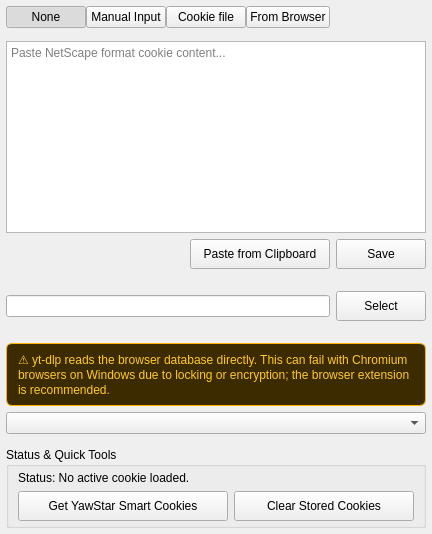
     <widget class="QWidget" name="tab_Cookies">
      <attribute name="title">
       <string>Cookies</string>
      </attribute>
      <layout class="QVBoxLayout" name="cookiesMainLayout">
       <property name="spacing">
        <number>4</number>
       </property>
       <property name="leftMargin">
        <number>6</number>
       </property>
       <property name="topMargin">
        <number>6</number>
       </property>
       <property name="rightMargin">
        <number>6</number>
       </property>
       <property name="bottomMargin">
        <number>6</number>
       </property>
       <item>
        <layout class="QHBoxLayout" name="cookiesButtonsLayout">
         <property name="spacing">
          <number>0</number>
         </property>
         <item>
          <widget class="QPushButton" name="btnNone">
           <property name="text">
            <string>None</string>
           </property>
           <property name="checkable">
            <bool>true</bool>
           </property>
           <property name="checked">
            <bool>true</bool>
           </property>
          </widget>
         </item>
         <item>
          <widget class="QPushButton" name="btnManual">
           <property name="text">
            <string>Manual Input</string>
           </property>
           <property name="checkable">
            <bool>true</bool>
           </property>
          </widget>
         </item>
         <item>
          <widget class="QPushButton" name="btnCookieFile">
           <property name="text">
            <string>Cookie file</string>
           </property>
           <property name="checkable">
            <bool>true</bool>
           </property>
          </widget>
         </item>
         <item>
          <widget class="QPushButton" name="btnFromBrowser">
           <property name="text">
            <string>From Browser</string>
           </property>
           <property name="checkable">
            <bool>true</bool>
           </property>
          </widget>
         </item>
         <item>
          <spacer name="cookieBtnSpacer">
           <property name="orientation">
            <enum>Qt::Orientation::Horizontal</enum>
           </property>
           <property name="sizeHint" stdset="0">
            <size>
             <width>0</width>
             <height>0</height>
            </size>
           </property>
          </spacer>
         </item>
        </layout>
       </item>
       <item>
        <widget class="QWidget" name="container_manual" native="true">
         <layout class="QVBoxLayout" name="manualLayout">
          <property name="leftMargin">
           <number>0</number>
          </property>
          <property name="rightMargin">
           <number>0</number>
          </property>
          <item>
           <widget class="QTextEdit" name="txt_manual_cookie">
            <property name="placeholderText">
             <string>Paste NetScape format cookie content...</string>
            </property>
           </widget>
          </item>
          <item>
           <layout class="QHBoxLayout" name="manualBtnLayout">
            <property name="spacing">
             <number>6</number>
            </property>
            <item>
             <spacer name="manualSpacer">
              <property name="orientation">
               <enum>Qt::Orientation::Horizontal</enum>
              </property>
              <property name="sizeHint" stdset="0">
               <size>
                <width>0</width>
                <height>0</height>
               </size>
              </property>
             </spacer>
            </item>
            <item>
             <widget class="QPushButton" name="btn_paste_clipboard">
              <property name="minimumSize">
               <size>
                <width>140</width>
                <height>30</height>
               </size>
              </property>
              <property name="text">
               <string>Paste from Clipboard</string>
              </property>
             </widget>
            </item>
            <item>
             <widget class="QPushButton" name="btn_save_manual">
              <property name="minimumSize">
               <size>
                <width>90</width>
                <height>30</height>
               </size>
              </property>
              <property name="text">
               <string>Save</string>
              </property>
             </widget>
            </item>
           </layout>
          </item>
         </layout>
        </widget>
       </item>
       <item>
        <widget class="QWidget" name="container_cookie_file" native="true">
         <layout class="QHBoxLayout" name="fileLayout">
          <property name="spacing">
           <number>6</number>
          </property>
          <property name="leftMargin">
           <number>0</number>
          </property>
          <property name="rightMargin">
           <number>0</number>
          </property>
          <item>
           <widget class="QLineEdit" name="inp_cookies_path"/>
          </item>
          <item>
           <widget class="QPushButton" name="btn_browse_cookies">
            <property name="minimumSize">
             <size>
              <width>90</width>
              <height>30</height>
             </size>
            </property>
            <property name="text">
             <string>Select</string>
            </property>
           </widget>
          </item>
         </layout>
        </widget>
       </item>
       <item>
        <widget class="QWidget" name="container_browser" native="true">
         <layout class="QVBoxLayout" name="browserLayout">
          <property name="leftMargin">
           <number>0</number>
          </property>
          <property name="rightMargin">
           <number>0</number>
          </property>
          <item>
           <widget class="QLabel" name="lbl_browser_warning">
            <property name="styleSheet">
             <string notr="true">background-color: #3d2b00; color: #ffca28; border: 1px solid #ffb300; border-radius: 6px; padding: 8px;</string>
            </property>
            <property name="text">
             <string>⚠️ yt-dlp reads the browser database directly. This can fail with Chromium browsers on Windows due to locking or encryption; the browser extension is recommended.</string>
            </property>
            <property name="wordWrap">
             <bool>true</bool>
            </property>
           </widget>
          </item>
          <item>
           <widget class="QComboBox" name="combo_browser"/>
          </item>
         </layout>
        </widget>
       </item>
       <item>
        <widget class="QGroupBox" name="groupCookieStatus">
         <property name="title">
          <string>Status &amp;&amp; Quick Tools</string>
         </property>
         <layout class="QVBoxLayout" name="cookieStatusVLayout">
          <property name="topMargin">
           <number>4</number>
          </property>
          <property name="bottomMargin">
           <number>4</number>
          </property>
          <item>
           <widget class="QLabel" name="lbl_cookie_status">
            <property name="text">
             <string>Status: No active cookie loaded.</string>
            </property>
           </widget>
          </item>
          <item>
           <layout class="QHBoxLayout" name="cookieToolsHLayout">
            <item>
             <widget class="QPushButton" name="btn_get_cookie_ext">
              <property name="minimumSize">
               <size>
                <width>210</width>
                <height>30</height>
               </size>
              </property>
              <property name="maximumSize">
               <size>
                <width>210</width>
                <height>16777215</height>
               </size>
              </property>
              <property name="text">
               <string>Get YawStar Smart Cookies</string>
              </property>
             </widget>
            </item>
            <item>
             <spacer name="cookieToolSpacer">
              <property name="orientation">
               <enum>Qt::Orientation::Horizontal</enum>
              </property>
              <property name="sizeHint" stdset="0">
               <size>
                <width>0</width>
                <height>0</height>
               </size>
              </property>
             </spacer>
            </item>
            <item>
             <widget class="QPushButton" name="btn_clear_cookies">
              <property name="minimumSize">
               <size>
                <width>180</width>
                <height>30</height>
               </size>
              </property>
              <property name="maximumSize">
               <size>
                <width>180</width>
                <height>16777215</height>
               </size>
              </property>
              <property name="text">
               <string>Clear Stored Cookies</string>
              </property>
             </widget>
            </item>
           </layout>
          </item>
         </layout>
        </widget>
       </item>
       <item>
        <spacer name="cookiesBottomSpacer">
         <property name="orientation">
          <enum>Qt::Orientation::Vertical</enum>
         </property>
         <property name="sizeHint" stdset="0">
          <size>
           <width>0</width>
           <height>0</height>
          </size>
         </property>
        </spacer>
       </item>
      </layout>
     </widget>
